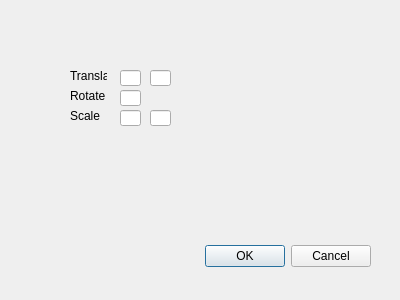
<?xml version="1.0" encoding="UTF-8"?>
<ui version="4.0">
 <class>TransformationDialog</class>
 <widget class="QDialog" name="TransformationDialog">
  <property name="geometry">
   <rect>
    <x>0</x>
    <y>0</y>
    <width>400</width>
    <height>300</height>
   </rect>
  </property>
  <property name="windowTitle">
   <string>Dialog</string>
  </property>
  <widget class="QDialogButtonBox" name="buttonBox">
   <property name="geometry">
    <rect>
     <x>30</x>
     <y>240</y>
     <width>341</width>
     <height>32</height>
    </rect>
   </property>
   <property name="orientation">
    <enum>Qt::Horizontal</enum>
   </property>
   <property name="standardButtons">
    <set>QDialogButtonBox::Cancel|QDialogButtonBox::Ok</set>
   </property>
  </widget>
  <widget class="QLabel" name="label">
   <property name="geometry">
    <rect>
     <x>70</x>
     <y>70</y>
     <width>37</width>
     <height>12</height>
    </rect>
   </property>
   <property name="text">
    <string>Translate</string>
   </property>
  </widget>
  <widget class="QLabel" name="label_2">
   <property name="geometry">
    <rect>
     <x>70</x>
     <y>90</y>
     <width>37</width>
     <height>12</height>
    </rect>
   </property>
   <property name="text">
    <string>Rotate</string>
   </property>
  </widget>
  <widget class="QLabel" name="label_3">
   <property name="geometry">
    <rect>
     <x>70</x>
     <y>110</y>
     <width>37</width>
     <height>12</height>
    </rect>
   </property>
   <property name="text">
    <string>Scale</string>
   </property>
  </widget>
  <widget class="QLineEdit" name="trX">
   <property name="geometry">
    <rect>
     <x>120</x>
     <y>70</y>
     <width>21</width>
     <height>16</height>
    </rect>
   </property>
  </widget>
  <widget class="QLineEdit" name="trY">
   <property name="geometry">
    <rect>
     <x>150</x>
     <y>70</y>
     <width>21</width>
     <height>16</height>
    </rect>
   </property>
  </widget>
  <widget class="QLineEdit" name="scX">
   <property name="geometry">
    <rect>
     <x>120</x>
     <y>110</y>
     <width>21</width>
     <height>16</height>
    </rect>
   </property>
  </widget>
  <widget class="QLineEdit" name="scY">
   <property name="geometry">
    <rect>
     <x>150</x>
     <y>110</y>
     <width>21</width>
     <height>16</height>
    </rect>
   </property>
  </widget>
  <widget class="QLineEdit" name="rot">
   <property name="geometry">
    <rect>
     <x>120</x>
     <y>90</y>
     <width>21</width>
     <height>16</height>
    </rect>
   </property>
  </widget>
 </widget>
 <resources/>
 <connections>
  <connection>
   <sender>buttonBox</sender>
   <signal>accepted()</signal>
   <receiver>TransformationDialog</receiver>
   <slot>accept()</slot>
   <hints>
    <hint type="sourcelabel">
     <x>248</x>
     <y>254</y>
    </hint>
    <hint type="destinationlabel">
     <x>157</x>
     <y>274</y>
    </hint>
   </hints>
  </connection>
  <connection>
   <sender>buttonBox</sender>
   <signal>rejected()</signal>
   <receiver>TransformationDialog</receiver>
   <slot>reject()</slot>
   <hints>
    <hint type="sourcelabel">
     <x>316</x>
     <y>260</y>
    </hint>
    <hint type="destinationlabel">
     <x>286</x>
     <y>274</y>
    </hint>
   </hints>
  </connection>
 </connections>
</ui>
